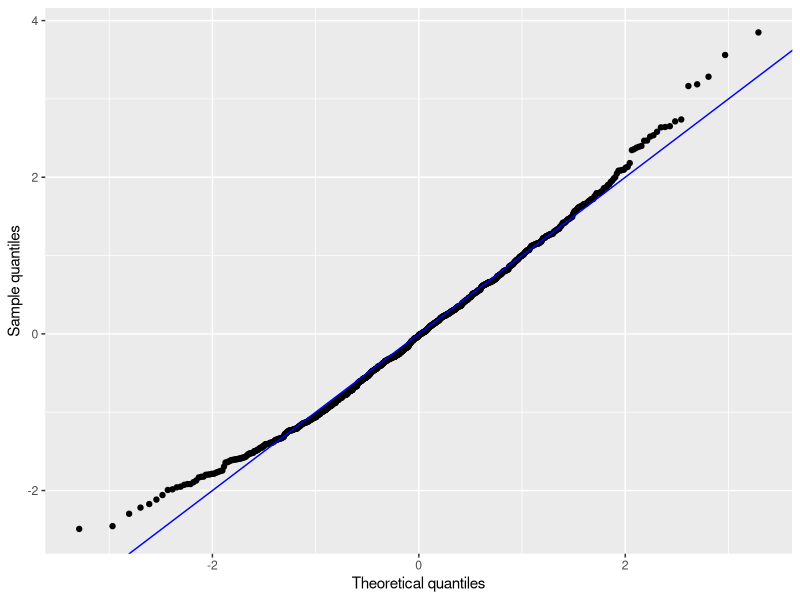
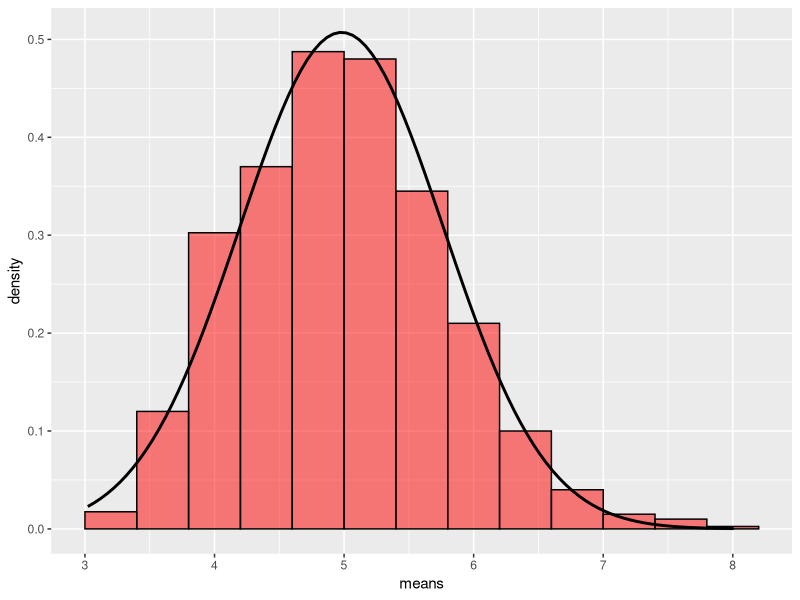
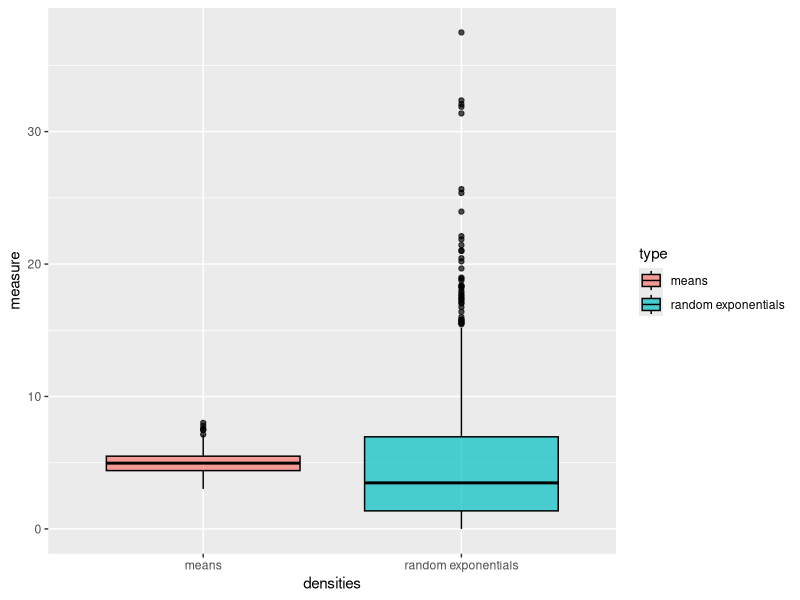
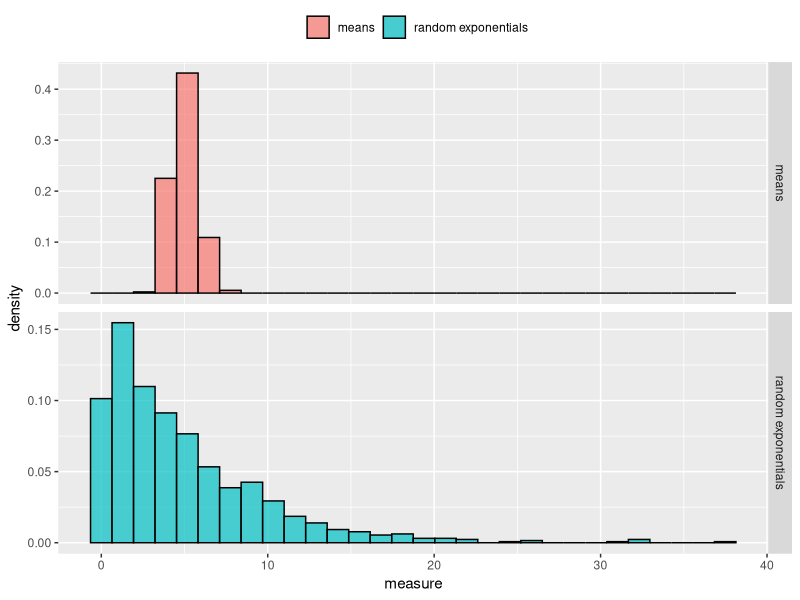
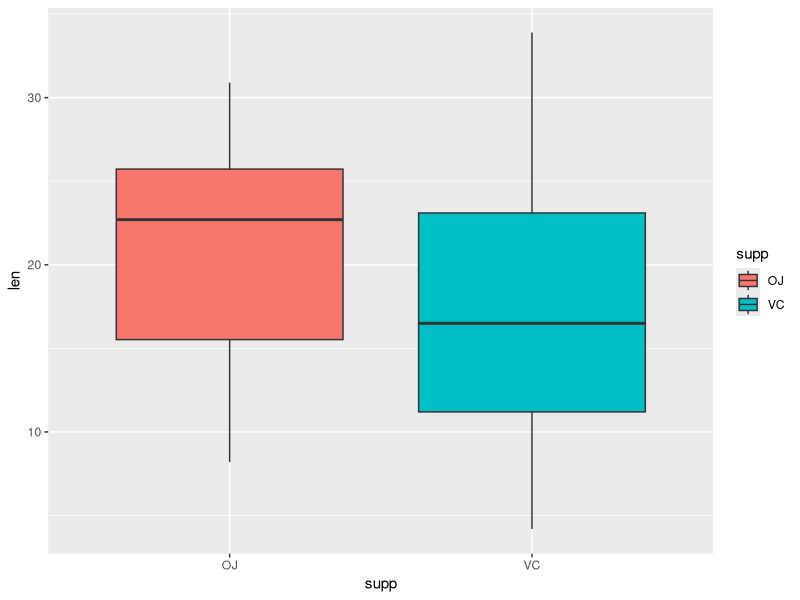
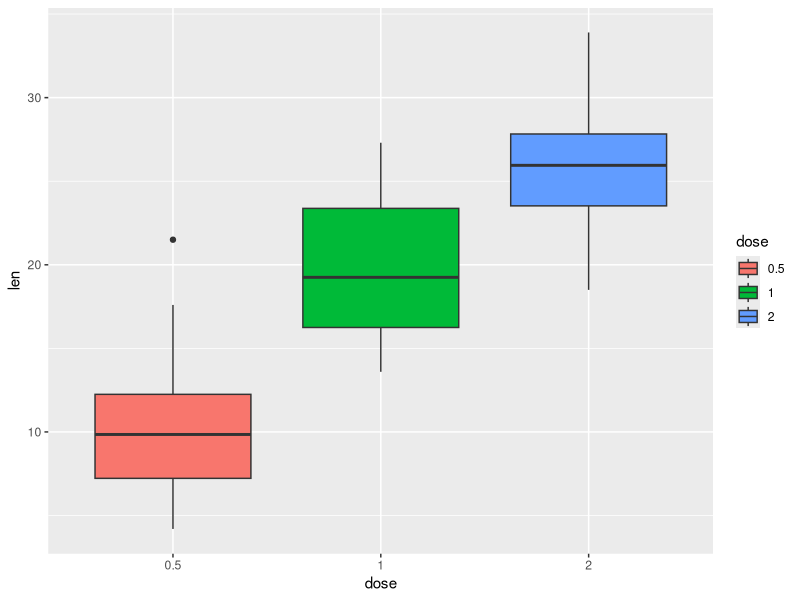
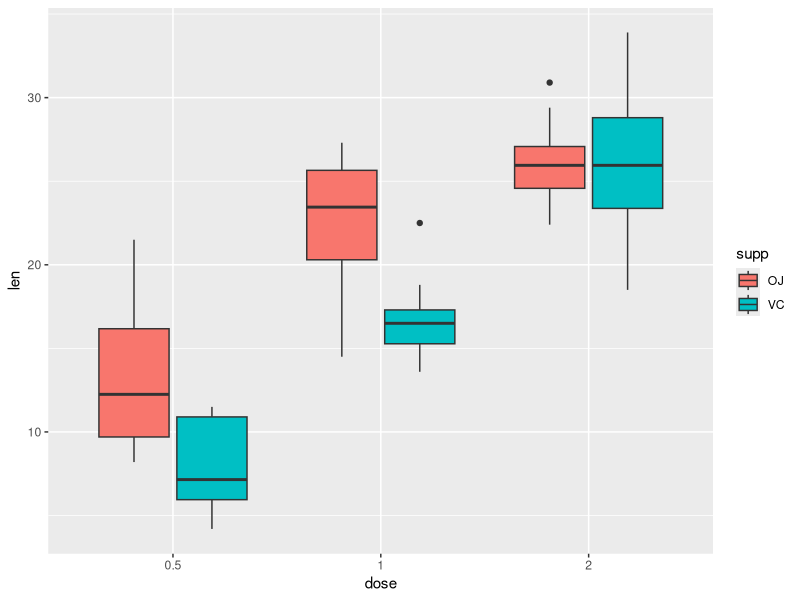
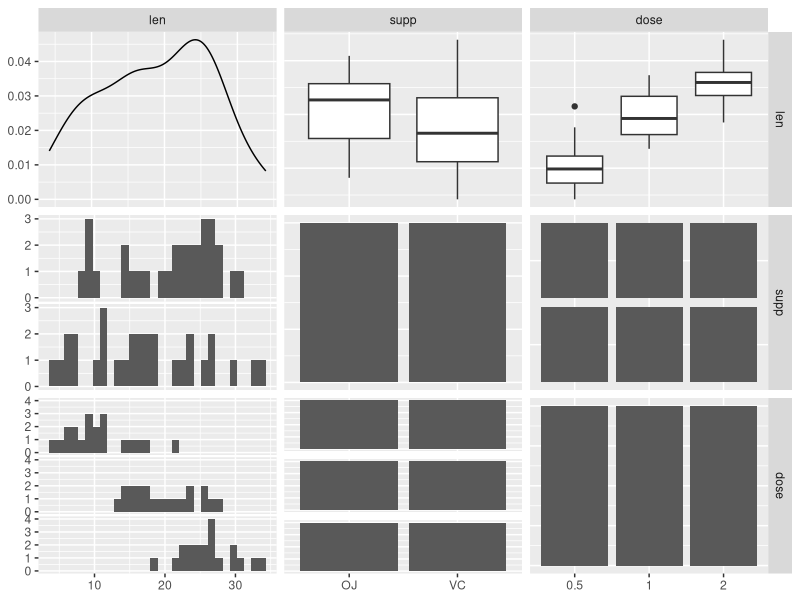

Source code (R) for these figures, in order:
library(ggplot2)


###### PART 1 ########
lambda = 0.2
set.seed(15)
## Generate sample of means
means = unlist(lapply(1:1000, function(x){mean(rexp(40, lambda))}))

## Calculate sample and theoretical mean of the simulations
sample_mean = mean(means)
theo_mean = (1/lambda)

sample_mean
theo_mean

## Calculate sample and theoretical variance of the simulations
sample_var = var(means)
theo_var = (1/lambda^2)/40

theo_var
sample_var

## Illustrate normality of the means
ggplot(data.frame(means= (means-sample_mean)/sqrt(sample_var))) +   
  stat_qq(aes(sample = means)) + 
  geom_abline(color = "blue") +
  xlab("Theoretical quantiles") + 
  ylab("Sample quantiles")

ggplot(data.frame(means= means)) + 
  geom_histogram(aes(x = means, y = ..density..), fill = "red", alpha = .5, color = "black", binwidth = .4) +
  stat_function(fun = function(x){dnorm(x, sample_mean, sqrt(sample_var))}, size = 1)


## Generate sample of exponentials
compare_mean = rbind(data.frame(measure =means , type = "means"), data.frame(measure= rexp(1000,lambda), type ="random exponentials"))

## Comapre distribution of means vs exponentials
ggplot(compare_mean) + geom_boxplot(aes(y = measure, x = type , fill= type), color = "black", alpha=.7) +
  xlab("densities")

ggplot(compare_mean) + geom_histogram(aes(x = measure, y =..density.., fill= type), color = "black", alpha=.7) +
  facet_grid(type ~., scales = "free_y")+ theme(legend.position = "top") + scale_fill_discrete("")



###### PART 2 ######
library(dplyr)
library(GGally)

data(ToothGrowth)
ToothGrowth$dose = factor(ToothGrowth$dose)
summary(ToothGrowth)
len_by_supp_dose = ToothGrowth %>% group_by(dose, supp) %>% summarize(mean(len))
ggplot(ToothGrowth) + geom_boxplot(aes(x = supp, y = len, fill = supp))
ggplot(ToothGrowth) + geom_boxplot(aes(x = dose, y = len, fill = dose))

ggplot(ToothGrowth) + geom_boxplot(aes(x = dose, y = len, fill =supp)) 
ggpairs(ToothGrowth)


t.test(len~supp, ToothGrowth)
t.test(filter(ToothGrowth, dose==0.5)$len, filter(ToothGrowth, dose==1)$len)
t.test(filter(ToothGrowth, dose==0.5)$len, filter(ToothGrowth, dose==2)$len)
t.test(filter(ToothGrowth, dose==1)$len, filter(ToothGrowth, dose==2)$len)




